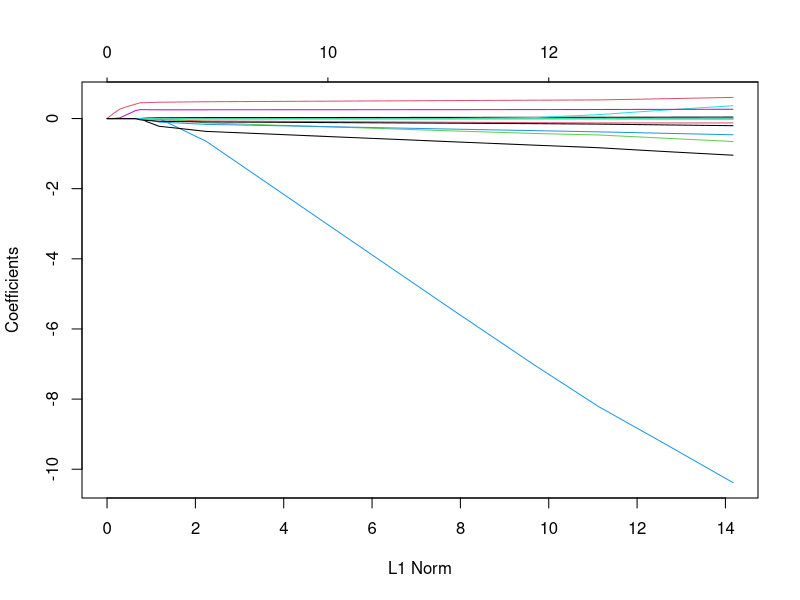
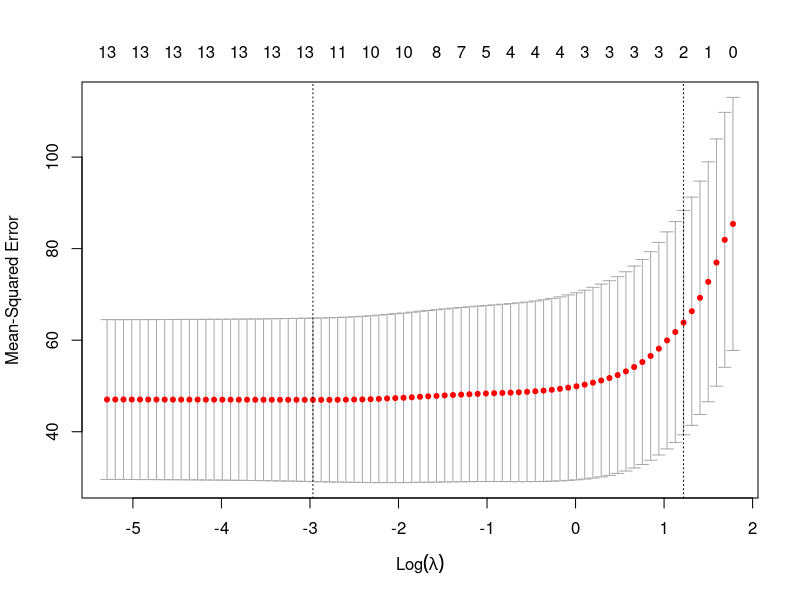
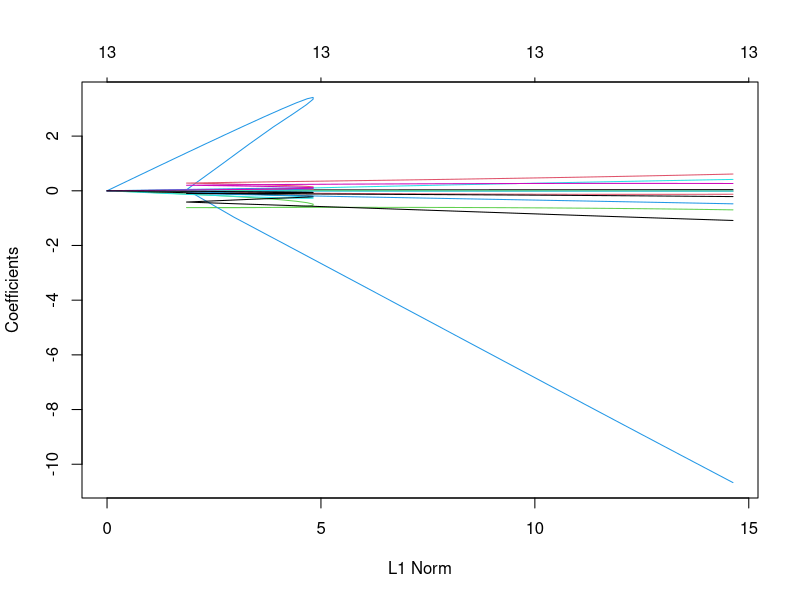
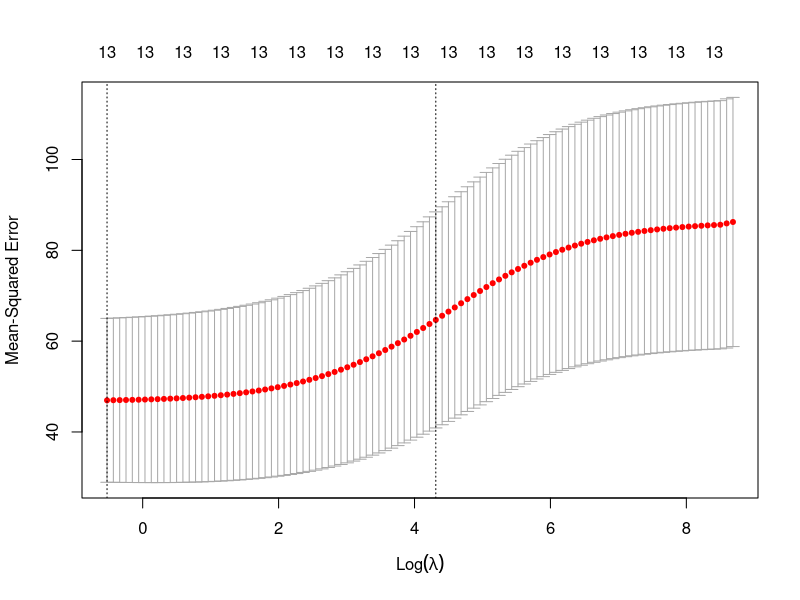

Recreate these plots in R, in order.
## ---- chunk 1
require(MASS); require(tidyverse); require(caret); require(leaps); require(glmnet)
set.seed(1)
data('Boston')
## ---- chunk 2
set.seed(123)
train <- sample(c(TRUE,FALSE), nrow(Boston),rep = TRUE)
test <- (! train)
## ---- chunk 3
regfit.best = regsubsets(crim ~ .,data = Boston[train,],nvmax = 13)
## ---- chunk 4
test.mat = model.matrix(crim ~ .,data = Boston[test,])
## ---- chunk 5
val.errors_best = rep(NA,13)

for (i in 1:13){
  coefi = coef(regfit.best,id=i)
  pred = test.mat[,names(coefi)]%*%coefi
  val.errors_best[i] = mean((Boston$crim[test]-pred)^2)
}
## ---- chunk 6
which.min(val.errors_best)
## ---- chunk 7
coef(regfit.best,2)
## ---- chunk 8
regfit.fwd = regsubsets(crim ~ .,data = Boston[train,],nvmax = 13, method ="forward")
## ---- chunk 9
test.mat = model.matrix(crim ~ .,data = Boston[test,])
## ---- chunk 10
val.errors_fwd = rep(NA,13)

for (i in 1:13){
  coefi = coef(regfit.fwd,id=i)
  pred = test.mat[,names(coefi)]%*%coefi
  val.errors_fwd[i] = mean((Boston$crim[test]-pred)^2)
}
## ---- chunk 11
which.min(val.errors_fwd)
## ---- chunk 12
coef(regfit.fwd,2)
## ---- chunk 13
regfit.bwd = regsubsets(crim ~ .,data = Boston[train,],nvmax = 13, method ="backward")
## ---- chunk 14
test.mat = model.matrix(crim ~ .,data = Boston[test,])
## ---- chunk 15
val.errors_bwd = rep(NA,13)

for (i in 1:13){
  coefi = coef(regfit.bwd,id=i)
  pred = test.mat[,names(coefi)]%*%coefi
  val.errors_bwd[i] = mean((Boston$crim[test]-pred)^2)
}
## ---- chunk 16
which.min(val.errors_bwd)
## ---- chunk 17
coef(regfit.bwd,2)
## ---- chunk 18
print(val.errors_best)
print(val.errors_fwd)
print(val.errors_bwd)
## ---- chunk 19
x = model.matrix(crim ~ .,Boston )[,-1]
y = Boston$crim
## ---- chunk 20
set.seed(1)

train_lasso=sample (1: nrow(x), nrow(x)/2)
test_lasso=(-train_lasso) 
y.test_lasso=y[test_lasso]
## ---- chunk 21
grid=10^seq(10,-2, length =100)

lasso.mod=glmnet(x[train_lasso ,],y[ train_lasso],alpha=1, lambda =grid)
plot(lasso.mod)
## ---- chunk 22
set.seed(1)

cv.out=cv.glmnet(x[train_lasso ,],y[ train_lasso],alpha=1)
plot(cv.out)
## ---- chunk 23
bestlam =cv.out$lambda.min
lasso.pred=predict (lasso.mod ,s=bestlam ,newx=x[test_lasso ,])
mean((lasso.pred -y.test_lasso)^2)
## ---- chunk 24
x = model.matrix(crim ~ .,Boston )[,-1]
y = Boston$crim
## ---- chunk 25
set.seed(1)

train_ridge=sample (1: nrow(x), nrow(x)/2)
test_ridge=(-train_ridge) 
y.test_ridge=y[test_ridge]
## ---- chunk 26
grid=10^seq(10,-2, length =100)

ridge.mod=glmnet(x[train_ridge ,],y[ train_ridge],alpha=0, lambda =grid)
plot(ridge.mod)
## ---- chunk 27
set.seed(1)

cv.out=cv.glmnet(x[train_ridge ,],y[ train_ridge],alpha=0)
plot(cv.out)
## ---- chunk 28
bestlam =cv.out$lambda.min
ridge.pred=predict (ridge.mod ,s=bestlam ,newx=x[test_ridge ,])
mean((ridge.pred -y.test_ridge)^2)
